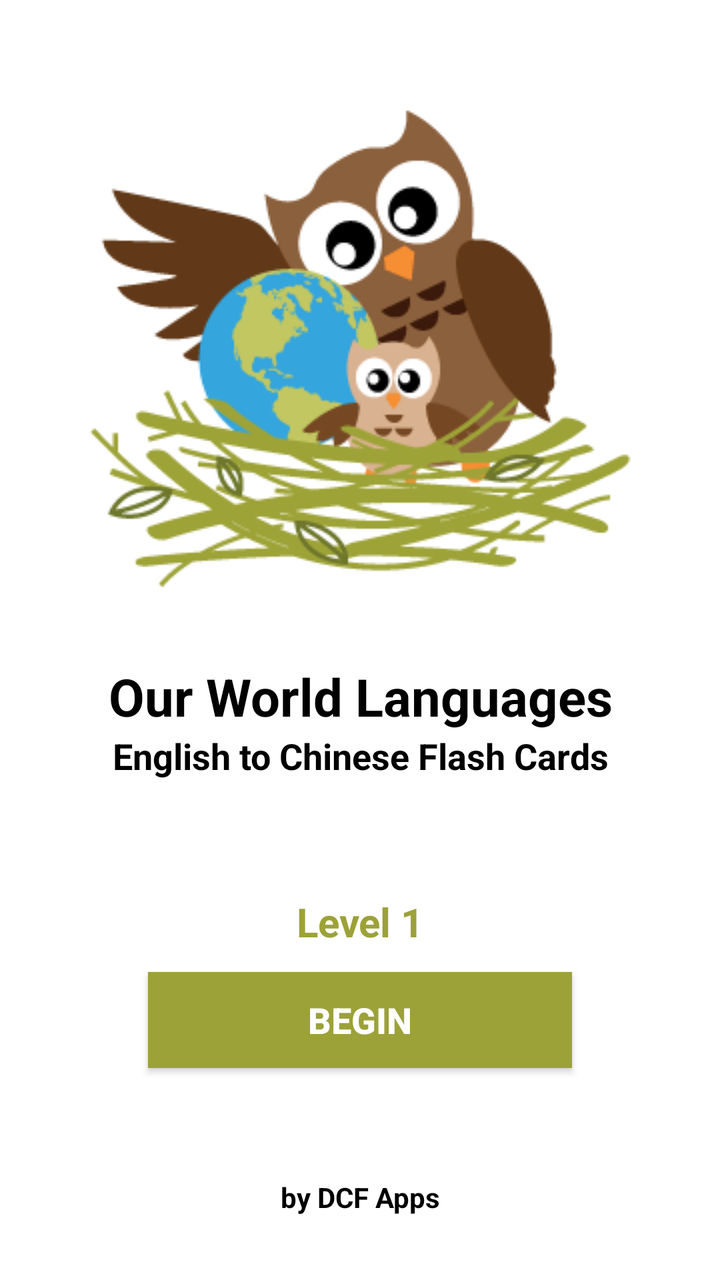
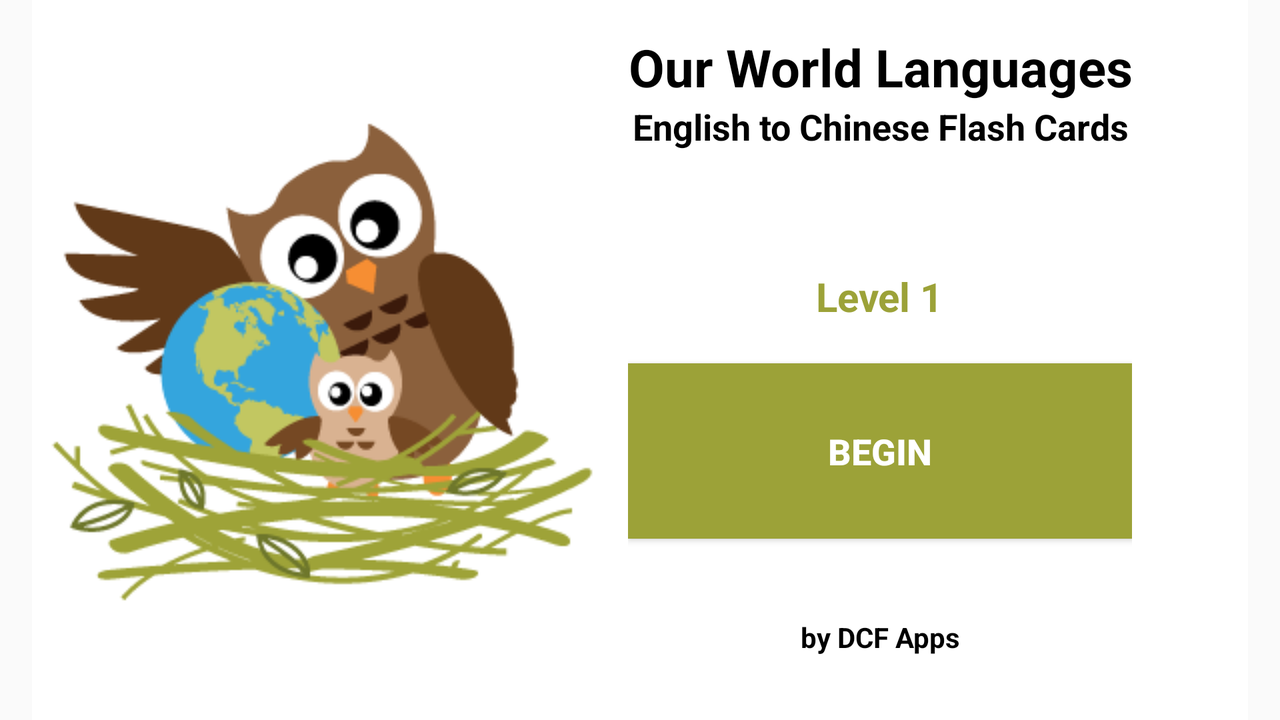

One screen, two layout resources from the same app: the default and the repository's alternative for another configuration. Each is rendered where Android would select it; the XML of both is given below.
<!-- AndroidManifest.xml: application theme AppTheme.BlackText -->
<!-- res/layout/activity_main.xml -->
<?xml version="1.0" encoding="utf-8"?>
<LinearLayout xmlns:android="http://schemas.android.com/apk/res/android"
    xmlns:app="http://schemas.android.com/apk/res-auto"
    xmlns:tools="http://schemas.android.com/tools"
    android:layout_width="match_parent"
    android:layout_height="match_parent"
    android:background="@color/cardview_background_light"
    android:gravity="center_horizontal"
    android:orientation="vertical"
    tools:context=".MainActivity">

    <ImageView
        android:id="@+id/imageView"
        android:layout_width="match_parent"
        android:layout_height="wrap_content"
        android:layout_marginStart="16dp"
        android:layout_marginEnd="16dp"
        android:layout_weight="3"
        android:contentDescription="@string/mainscreen_logo_image_description"
        android:paddingStart="16dp"
        android:paddingTop="16dp"
        android:paddingEnd="16dp"
        android:scaleType="center"
        app:srcCompat="@drawable/owl_background_image_icon" />

    <TextView
        android:id="@+id/mainScreenTextViewTitle"
        android:layout_width="wrap_content"
        android:layout_height="wrap_content"
        android:layout_weight="0"
        android:text="@string/our_world_languages_title_text"
        android:textAlignment="center"
        android:textColor="@android:color/black"
        android:textSize="26sp"
        android:textStyle="bold" />

    <TextView
        android:layout_width="match_parent"
        android:layout_height="wrap_content"
        android:layout_weight="2"
        android:text="@string/english_to_chinese_flash_cards_title_text"
        android:textAlignment="center"
        android:textColor="@android:color/black"
        android:textSize="18sp"
        android:textStyle="bold" />

    <TextView
        android:layout_width="match_parent"
        android:layout_height="wrap_content"
        android:layout_marginStart="81dp"
        android:layout_marginEnd="81dp"
        android:layout_weight="1"
        android:gravity="center"
        android:text="@string/level_1_title_text"
        android:textColor="@color/earthGreen"
        android:textSize="20sp"
        android:textStyle="bold" />

    <Button
        android:id="@+id/title_enter_button"
        android:layout_width="wrap_content"
        android:layout_height="wrap_content"
        android:layout_weight="0"
        android:background="@color/earthGreen"
        android:onClick="goToMenuPage"
        android:paddingStart="80dp"
        android:paddingEnd="80dp"
        android:text="@string/begin_text"
        android:contentDescription="@string/begin_text"
        android:textColor="@android:color/background_light"
        android:textSize="18sp"
        android:textStyle="bold" />

    <TextView
        android:id="@+id/textView2"
        android:layout_width="match_parent"
        android:layout_height="wrap_content"
        android:layout_margin="32dp"
        android:layout_weight="1"
        android:gravity="bottom|center_horizontal"
        android:text="@string/by_dcf_apps_text"
        android:textColor="@android:color/black"
        android:textStyle="bold" />

</LinearLayout>
<!-- resources referenced by this layout -->
<resources>
  <color name="cardview_background_light">#FFFFFF</color>
  <color name="earthGreen">#9CA238</color>
  <!-- drawable owl_background_image_icon: png bitmap (drawable, 14694 bytes) -->
  <string name="begin_text">Begin</string>
  <string name="by_dcf_apps_text">by DCF Apps</string>
  <string name="english_to_chinese_flash_cards_title_text">English to Chinese Flash Cards</string>
  <string name="level_1_title_text">Level 1</string>
  <string name="mainscreen_logo_image_description">MainScreen Logo Image</string>
  <string name="our_world_languages_title_text">Our World Languages</string>
  <style name="AppTheme.BlackText">
          <item name="android:textColor">@android:color/black</item>
      </style>
</resources>
<!-- res/layout-land/activity_main.xml (the repository's variant of the layout above) -->
<!-- drawn on the phone turned sideways -->
<?xml version="1.0" encoding="utf-8"?>
<LinearLayout xmlns:android="http://schemas.android.com/apk/res/android"
    xmlns:app="http://schemas.android.com/apk/res-auto"
    xmlns:tools="http://schemas.android.com/tools"
    android:layout_width="match_parent"
    android:layout_height="match_parent"
    android:background="@color/cardview_background_light"
    android:gravity="start|center_horizontal"
    android:orientation="horizontal"
    android:layout_marginStart="16dp"
    android:layout_marginEnd="16dp"
    tools:context=".MainActivity">

    <ImageView
        android:id="@+id/imageView"
        android:layout_width="wrap_content"
        android:layout_height="match_parent"
        android:contentDescription="@string/mainscreen_logo_image_description"
        android:padding="8dp"
        android:layout_marginEnd="8dp"
        android:scaleType="center"
        app:srcCompat="@drawable/owl_background_image_icon" />

    <LinearLayout
        android:layout_width="wrap_content"
        android:layout_height="match_parent"
        android:gravity="center"
        android:orientation="vertical">

        <TextView
            android:layout_width="wrap_content"
            android:layout_height="wrap_content"
            android:layout_marginTop="16dp"
            android:layout_weight="0"
            android:text="@string/our_world_languages_title_text"
            android:textAlignment="center"
            android:textColor="@android:color/black"
            android:textSize="26sp"
            android:textStyle="bold" />

        <TextView
            android:layout_width="wrap_content"
            android:layout_height="wrap_content"
            android:layout_weight="1"
            android:text="@string/english_to_chinese_flash_cards_title_text"
            android:textAlignment="center"
            android:textColor="@android:color/black"
            android:textSize="18sp"
            android:textStyle="bold" />

        <TextView
            android:layout_width="wrap_content"
            android:layout_height="wrap_content"
            android:layout_weight="1"
            android:gravity="center"
            android:text="@string/level_1_title_text"
            android:textColor="@color/earthGreen"
            android:textSize="20sp"
            android:textStyle="bold" />

        <Button
            android:id="@+id/title_enter_button"
            android:layout_width="match_parent"
            android:layout_height="wrap_content"
            android:layout_weight="1"
            android:background="@color/earthGreen"
            android:onClick="goToMenuPage"
            android:text="@string/begin_text"
            android:textColor="@android:color/background_light"
            android:contentDescription="@string/begin_text"
            android:textSize="18sp"
            android:textStyle="bold" />

        <TextView
            android:id="@+id/textView2"
            android:layout_width="wrap_content"
            android:layout_height="wrap_content"
            android:layout_marginBottom="32dp"
            android:layout_weight="1"
            android:gravity="bottom|center_horizontal"
            android:text="@string/by_dcf_apps_text"
            android:textColor="@android:color/black"
            android:textStyle="bold" />

    </LinearLayout>

</LinearLayout>
